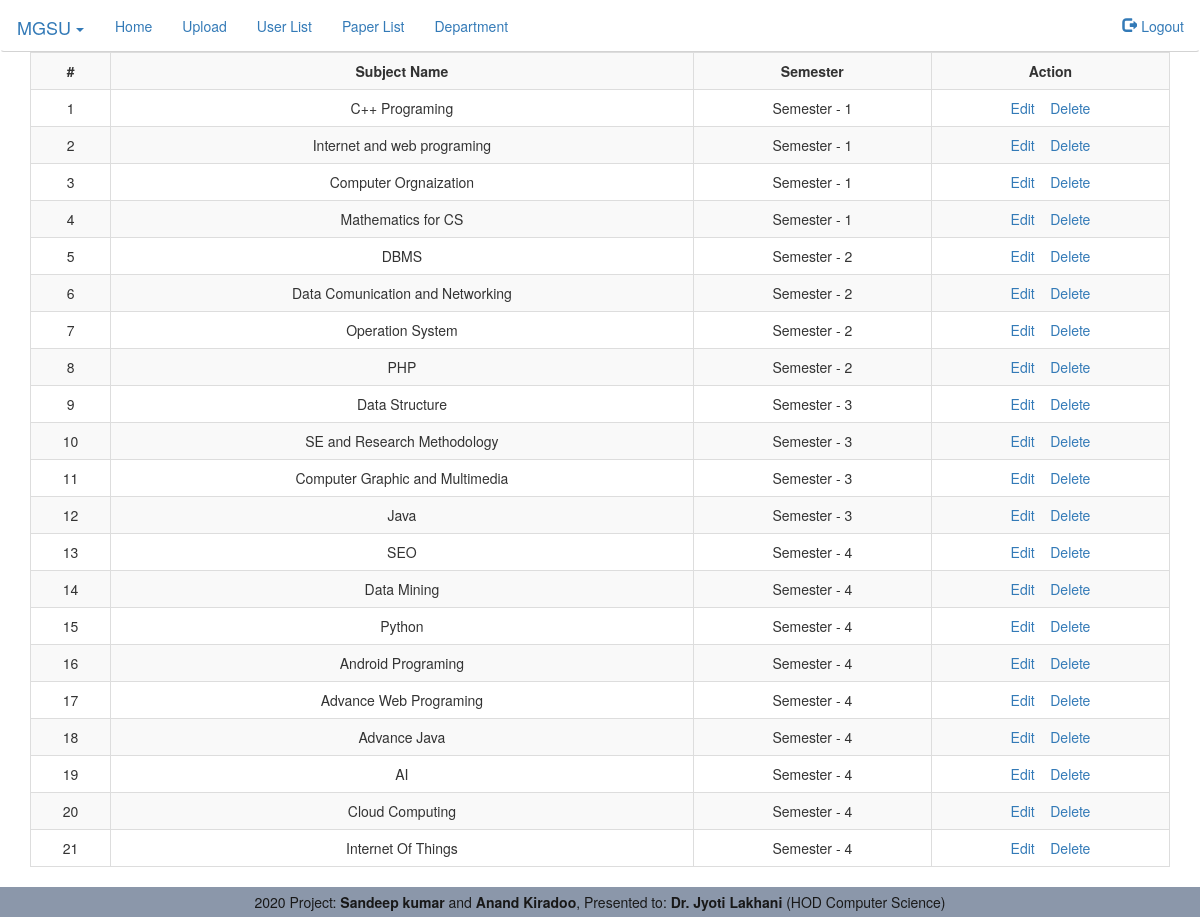
/Department/updatesubjects/104 (signed in), run on the app's committed database.
### tables this page shows
CREATE TABLE `subject` (
  `id` int(11) NOT NULL,
  `sub_name` varchar(255) NOT NULL,
  `course_id` int(11) NOT NULL,
  `sem` enum('1','2','3','4','5','6','11','12','13','14','15','16') NOT NULL,
  `time` timestamp NOT NULL DEFAULT current_timestamp() ON UPDATE current_timestamp()
);

### index.php (called while the page is built, shortened)
<?php
$obj=new Autoloader();
?>

### libs/Model.php (called while the page is built, shortened)
<?php
class Model extends MYSQLi
{
	function fetchSubject($course_id,$sem='',$colls='*')
	{
		$qry="SELECT $colls FROM `subject` WHERE course_id IN ($course_id) ";
		return $this->query($qry)->fetch_all(MYSQLI_ASSOC);
	}
}
?>

### App/models/Subject.php (called while the page is built, shortened)
<?php
class Subject extends Model
{
	function getSubjects($id,$sem='',$colls='')
	{
		return $this->fetchSubject($id,$sem='',$colls='*');
	}
}
?>

### App/views/Department/updatesubject.php (the view)
<?php
if($this->yearly==0)
{
	$name = "Semester";
}
else
{
	$name = "Year";
}?>
	<div class="container">
<table class="table table-bordered table-striped table-hover text-center">
	<tr>
	<th>
		#
	</th>
	<th>
		Subject Name
	</th>
	<th>
		<?=$name?>
	</th>
	<th>
		Action
	</th>
</tr>
<?php
$count =1;
foreach ($this->sub_data as $sub) {
?>
<tr>
	<td>
		<?=$count++?>
	</td>
	<td>
		<?=$sub['sub_name']?>
	</td>
	<td>
				<?=$name." - ".$sub['sem']%10?>
	</td>
	<td>
		<a href="<?=BASEPATH."Department/updatesub/".$sub['id']?>">Edit</a>&nbsp;&nbsp;&nbsp;
		<a onclick="return del();" href="<?=BASEPATH."Department/deletesub/".$sub['id']?>">Delete</a>
	</td>
</tr>
<?php }?>
</table>
</div>

### public/css/style.css (style rules this page uses)
body { margin: 0px; padding: 0px; height: 100%; }
td,th { text-align: center; }

### data on the page
subject: sub_name "C++ Programing", $sub['sem']%10 "1"
subject: sub_name "Internet and web programing", $sub['sem']%10 "1"
subject: sub_name "Computer Orgnaization", $sub['sem']%10 "1"
subject: sub_name "Mathematics for CS", $sub['sem']%10 "1"
subject: sub_name "DBMS", $sub['sem']%10 "2"
subject: sub_name "Data Comunication and Networking", $sub['sem']%10 "2"
subject: sub_name "Operation System", $sub['sem']%10 "2"
subject: sub_name "PHP", $sub['sem']%10 "2"
subject: sub_name "Data Structure", $sub['sem']%10 "3"
subject: sub_name "SE and Research Methodology", $sub['sem']%10 "3"
subject: sub_name "Computer Graphic and Multimedia", $sub['sem']%10 "3"
subject: sub_name "Java", $sub['sem']%10 "3"
subject: sub_name "SEO", $sub['sem']%10 "4"
subject: sub_name "Data Mining", $sub['sem']%10 "4"
subject: sub_name "Python", $sub['sem']%10 "4"
subject: sub_name "Android Programing", $sub['sem']%10 "4"
subject: sub_name "Advance Web Programing", $sub['sem']%10 "4"
subject: sub_name "Advance Java", $sub['sem']%10 "4"
subject: sub_name "AI", $sub['sem']%10 "4"
subject: sub_name "Cloud Computing", $sub['sem']%10 "4"
subject: sub_name "Internet Of Things", $sub['sem']%10 "4"

### other printed values
$name "Semester"
